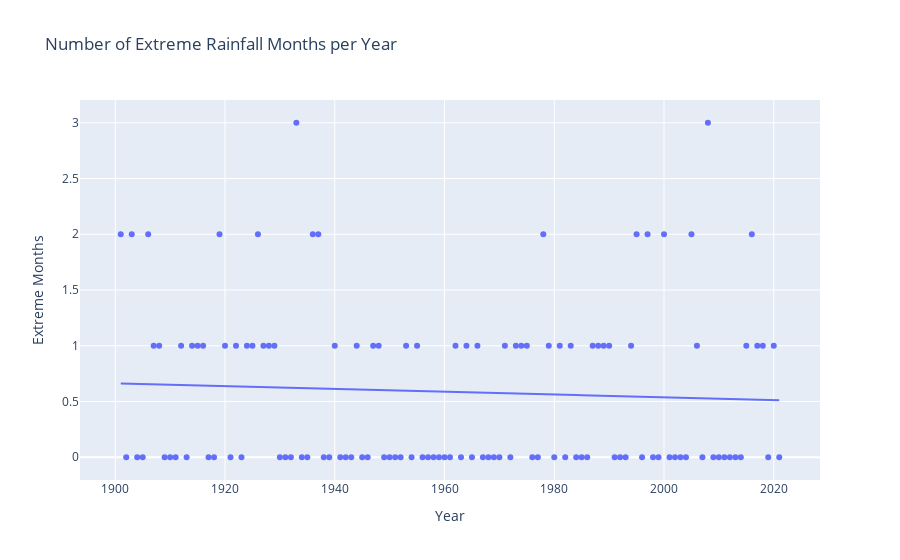

Here is the notebook cell this chart was saved with:
### Code cell
#Q-6 Extreme Rainfall Frequency

threshold={}

for month in monthly_cols:
   mn=df[month].mean()
   st=df[month].std()
   threshold[month]= mn+2*st

ext_cnt=[]
for idx, row in df.iterrows():
    year = row['Year']
    extreme_months = [month for month in monthly_cols if row[month] > threshold[month]]
    count_extremes = len(extreme_months)
    ext_cnt.append({'Year': year, 'ExtremeCount': count_extremes})

df_extreme = pd.DataFrame(ext_cnt)

fig = px.scatter(df_extreme, x='Year', y='ExtremeCount', trendline='ols',
                 title="Number of Extreme Rainfall Months per Year",
                 labels={'ExtremeCount': 'Extreme Months'})
fig.show()
